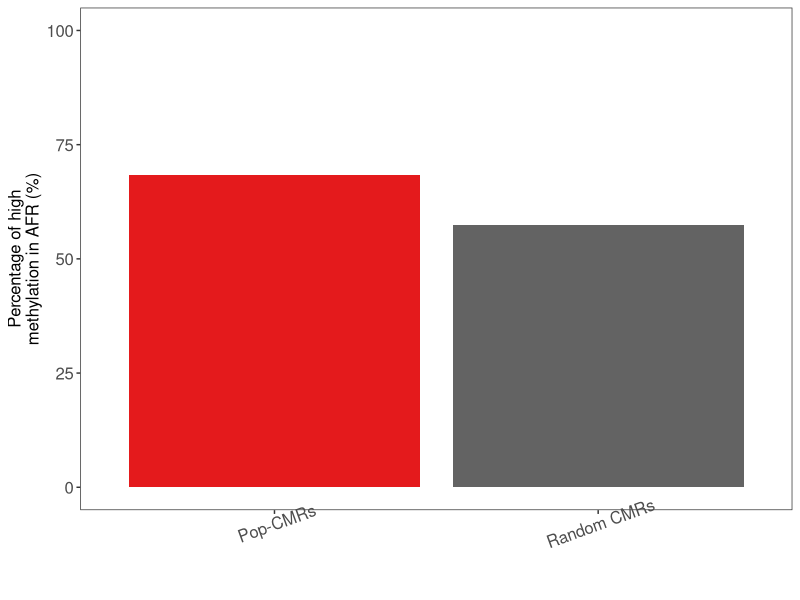

Reproduce this figure in R.
#================================== bar chart ============================================
library(ggplot2)
dfm<-data.frame(name=c("Pop-CMRs","Random CMRs"),mpg=c(68.3,57.5),cyl=c("Pop-CMRs","Random CMRs"))
dfm$name <- factor(dfm$name, levels = c("Pop-CMRs","Random CMRs"))
p<-ggplot(data=dfm, aes(x=name,y=mpg))  +theme_bw()+
  theme(legend.position = "none",
        panel.grid.major = element_blank(),
        panel.grid.minor = element_blank(),
        strip.text = element_text(size=12),
        axis.title.x=element_text(size=12),
        axis.title.y=element_text(size=12),
        axis.text = element_text(size=12),
        legend.title =element_blank()
  )+ylab("Percentage of high\nmethylation in AFR (%)")+xlab("")+
  #geom_rect(aes(),xmin =-Inf,xmax=Inf,ymin=-Inf,ymax=Inf,alpha = 0.1) +
  geom_bar(aes(fill = name),stat = "identity",position = "dodge") + ylim(0,100)+
  scale_fill_manual(values=c("#e41a1c","#636363"))+
  theme(axis.text.x = element_text(angle = 20))
#facet_wrap(~ tissue, nrow=2)
ggsave("percentage of hyper-methyaltion.pdf",p, width=2, height=3, dpi = 300)